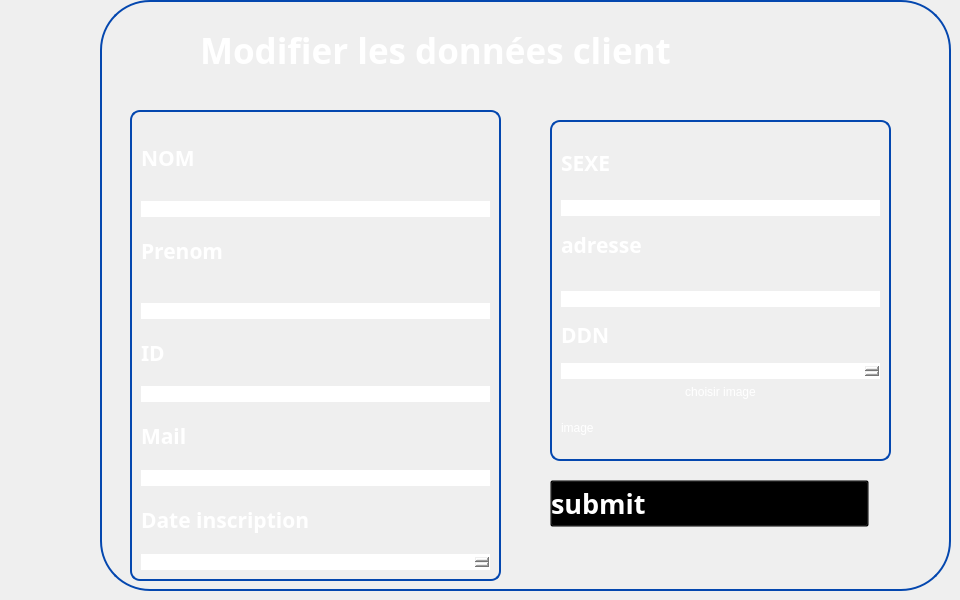
   <widget class="QWidget" name="modifClient">
    <widget class="QGroupBox" name="groupBox_53">
     <property name="geometry">
      <rect>
       <x>100</x>
       <y>0</y>
       <width>851</width>
       <height>591</height>
      </rect>
     </property>
     <property name="styleSheet">
      <string notr="true">QGroupBox {
	border-radius:50px;
    border: 2px solid #0447AF; /* Red border */
}
</string>
     </property>
     <property name="title">
      <string/>
     </property>
     <widget class="QLabel" name="label_144">
      <property name="geometry">
       <rect>
        <x>190</x>
        <y>30</y>
        <width>51</width>
        <height>51</height>
       </rect>
      </property>
      <property name="text">
       <string/>
      </property>
      <property name="pixmap">
       <pixmap>../../Downloads/wetransfer_gestion-de-formations_2024-02-16_1550/icons/client.png</pixmap>
      </property>
      <property name="scaledContents">
       <bool>true</bool>
      </property>
     </widget>
     <widget class="QLabel" name="label_165">
      <property name="geometry">
       <rect>
        <x>100</x>
        <y>20</y>
        <width>711</width>
        <height>61</height>
       </rect>
      </property>
      <property name="font">
       <font>
        <family>Plus Jakarta Sans</family>
        <pointsize>26</pointsize>
        <weight>75</weight>
        <bold>true</bold>
       </font>
      </property>
      <property name="styleSheet">
       <string notr="true">color:white;
    background: transparent;
</string>
      </property>
      <property name="text">
       <string>Modifier les données client</string>
      </property>
     </widget>
     <widget class="QLabel" name="label_167">
      <property name="geometry">
       <rect>
        <x>10</x>
        <y>20</y>
        <width>81</width>
        <height>81</height>
       </rect>
      </property>
      <property name="text">
       <string/>
      </property>
      <property name="pixmap">
       <pixmap>../../Bureau/imageprojetcpp/gestion-de-projet.png</pixmap>
      </property>
      <property name="scaledContents">
       <bool>true</bool>
      </property>
     </widget>
     <widget class="QGroupBox" name="verticalGroupBox_14">
      <property name="geometry">
       <rect>
        <x>30</x>
        <y>110</y>
        <width>371</width>
        <height>471</height>
       </rect>
      </property>
      <property name="styleSheet">
       <string notr="true">	border-radius:10px;
color:white;</string>
      </property>
      <layout class="QVBoxLayout" name="verticalLayout_14">
       <item>
        <widget class="Line" name="line_73">
         <property name="orientation">
          <enum>Qt::Horizontal</enum>
         </property>
        </widget>
       </item>
       <item>
        <widget class="QLabel" name="label_168">
         <property name="font">
          <font>
           <family>Gill Sans MT</family>
           <pointsize>16</pointsize>
           <weight>75</weight>
           <bold>true</bold>
          </font>
         </property>
         <property name="styleSheet">
          <string notr="true">color:white;</string>
         </property>
         <property name="text">
          <string>NOM</string>
         </property>
        </widget>
       </item>
       <item>
        <widget class="Line" name="line_74">
         <property name="orientation">
          <enum>Qt::Horizontal</enum>
         </property>
        </widget>
       </item>
       <item>
        <widget class="QLineEdit" name="lineEdit_nom_up">
         <property name="styleSheet">
          <string notr="true">color:rgb(0,73,174);
background:white;</string>
         </property>
        </widget>
       </item>
       <item>
        <widget class="QLabel" name="label_169">
         <property name="font">
          <font>
           <family>Gill Sans MT</family>
           <pointsize>16</pointsize>
           <weight>75</weight>
           <bold>true</bold>
          </font>
         </property>
         <property name="styleSheet">
          <string notr="true">color:white;</string>
         </property>
         <property name="text">
          <string>Prenom</string>
         </property>
        </widget>
       </item>
       <item>
        <widget class="Line" name="line_75">
         <property name="orientation">
          <enum>Qt::Horizontal</enum>
         </property>
        </widget>
       </item>
       <item>
        <widget class="Line" name="line_76">
         <property name="orientation">
          <enum>Qt::Horizontal</enum>
         </property>
        </widget>
       </item>
       <item>
        <widget class="QLineEdit" name="lineEdit_prenom_up">
         <property name="styleSheet">
          <string notr="true">color:rgb(0,73,174);
background:white;</string>
         </property>
        </widget>
       </item>
       <item>
        <widget class="QLabel" name="label_170">
         <property name="font">
          <font>
           <family>Gill Sans MT</family>
           <pointsize>16</pointsize>
           <weight>75</weight>
           <bold>true</bold>
          </font>
         </property>
         <property name="styleSheet">
          <string notr="true">color:white;</string>
         </property>
         <property name="text">
          <string>ID</string>
         </property>
        </widget>
       </item>
       <item>
        <widget class="QLineEdit" name="lineEdit_id_up">
         <property name="styleSheet">
          <string notr="true">color:rgb(0,73,174);
background:white;</string>
         </property>
        </widget>
       </item>
       <item>
        <widget class="QLabel" name="label_184">
         <property name="font">
          <font>
           <family>Gill Sans MT</family>
           <pointsize>16</pointsize>
           <weight>75</weight>
           <bold>true</bold>
          </font>
         </property>
         <property name="styleSheet">
          <string notr="true">color:white;</string>
         </property>
         <property name="text">
          <string>Mail</string>
         </property>
        </widget>
       </item>
       <item>
        <widget class="QLineEdit" name="lineEdit_email_up">
         <property name="styleSheet">
          <string notr="true">color:rgb(0,73,174);
background:white;</string>
         </property>
        </widget>
       </item>
       <item>
        <widget class="QLabel" name="label_171">
         <property name="font">
          <font>
           <family>Gill Sans MT</family>
           <pointsize>16</pointsize>
           <weight>75</weight>
           <bold>true</bold>
          </font>
         </property>
         <property name="styleSheet">
          <string notr="true">color:white;</string>
         </property>
         <property name="text">
          <string>Date inscription</string>
         </property>
        </widget>
       </item>
       <item>
        <widget class="QDateEdit" name="dateEdit_inscrit_up"/>
       </item>
      </layout>
     </widget>
     <widget class="QGroupBox" name="verticalGroupBox_15">
      <property name="geometry">
       <rect>
        <x>450</x>
        <y>120</y>
        <width>341</width>
        <height>341</height>
       </rect>
      </property>
      <property name="styleSheet">
       <string notr="true">	border-radius:10px;
color:white;</string>
      </property>
      <layout class="QVBoxLayout" name="verticalLayout_15">
       <item>
        <widget class="Line" name="line_93">
         <property name="orientation">
          <enum>Qt::Horizontal</enum>
         </property>
        </widget>
       </item>
       <item>
        <widget class="QLabel" name="label_172">
         <property name="font">
          <font>
           <family>Gill Sans MT</family>
           <pointsize>16</pointsize>
           <weight>75</weight>
           <bold>true</bold>
          </font>
         </property>
         <property name="styleSheet">
          <string notr="true">color:white;</string>
         </property>
         <property name="text">
          <string>SEXE</string>
         </property>
        </widget>
       </item>
       <item>
        <widget class="Line" name="line_94">
         <property name="orientation">
          <enum>Qt::Horizontal</enum>
         </property>
        </widget>
       </item>
       <item>
        <widget class="QLineEdit" name="lineEdit_sexe_up">
         <property name="styleSheet">
          <string notr="true">color:rgb(0,73,174);
background:white;</string>
         </property>
        </widget>
       </item>
       <item>
        <widget class="QLabel" name="label_173">
         <property name="font">
          <font>
           <family>Gill Sans MT</family>
           <pointsize>16</pointsize>
           <weight>75</weight>
           <bold>true</bold>
          </font>
         </property>
         <property name="styleSheet">
          <string notr="true">color:white;</string>
         </property>
         <property name="text">
          <string>adresse</string>
         </property>
        </widget>
       </item>
       <item>
        <widget class="Line" name="line_95">
         <property name="orientation">
          <enum>Qt::Horizontal</enum>
         </property>
        </widget>
       </item>
       <item>
        <widget class="Line" name="line_96">
         <property name="orientation">
          <enum>Qt::Horizontal</enum>
         </property>
        </widget>
       </item>
       <item>
        <widget class="QLineEdit" name="lineEdit_adresse_up">
         <property name="styleSheet">
          <string notr="true">color:rgb(0,73,174);
background:white;</string>
         </property>
        </widget>
       </item>
       <item>
        <widget class="QLabel" name="label_174">
         <property name="font">
          <font>
           <family>Gill Sans MT</family>
           <pointsize>16</pointsize>
           <weight>75</weight>
           <bold>true</bold>
          </font>
         </property>
         <property name="styleSheet">
          <string notr="true">color:white;</string>
         </property>
         <property name="text">
          <string>DDN</string>
         </property>
        </widget>
       </item>
       <item>
        <widget class="QDateEdit" name="dateEdit_DDN_up"/>
       </item>
       <item>
        <widget class="QPushButton" name="pushButton_selectImage_2">
         <property name="text">
          <string>choisir image</string>
         </property>
        </widget>
       </item>
       <item>
        <widget class="QLabel" name="label_imagePreview_2">
         <property name="text">
          <string>image</string>
         </property>
        </widget>
       </item>
      </layout>
     </widget>
     <widget class="QPushButton" name="pushButton_up">
      <property name="geometry">
       <rect>
        <x>450</x>
        <y>480</y>
        <width>319</width>
        <height>47</height>
       </rect>
      </property>
      <property name="font">
       <font>
        <family>Gill Sans MT</family>
        <pointsize>20</pointsize>
        <weight>75</weight>
        <bold>true</bold>
       </font>
      </property>
      <property name="styleSheet">
       <string notr="true">QPushButton:hover {
    color: blue;
    background: transparent;
}

QPushButton {
    text-align: left;
    background: transparent;
    color: rgb(255,255,255);
}
</string>
      </property>
      <property name="text">
       <string>submit</string>
      </property>
      <property name="icon">
       <iconset>
        <normaloff>../../Bureau/imageprojetcpp/image (3).png</normaloff>../../Bureau/imageprojetcpp/image (3).png</iconset>
      </property>
      <property name="iconSize">
       <size>
        <width>50</width>
        <height>46</height>
       </size>
      </property>
     </widget>
    </widget>
   </widget>
